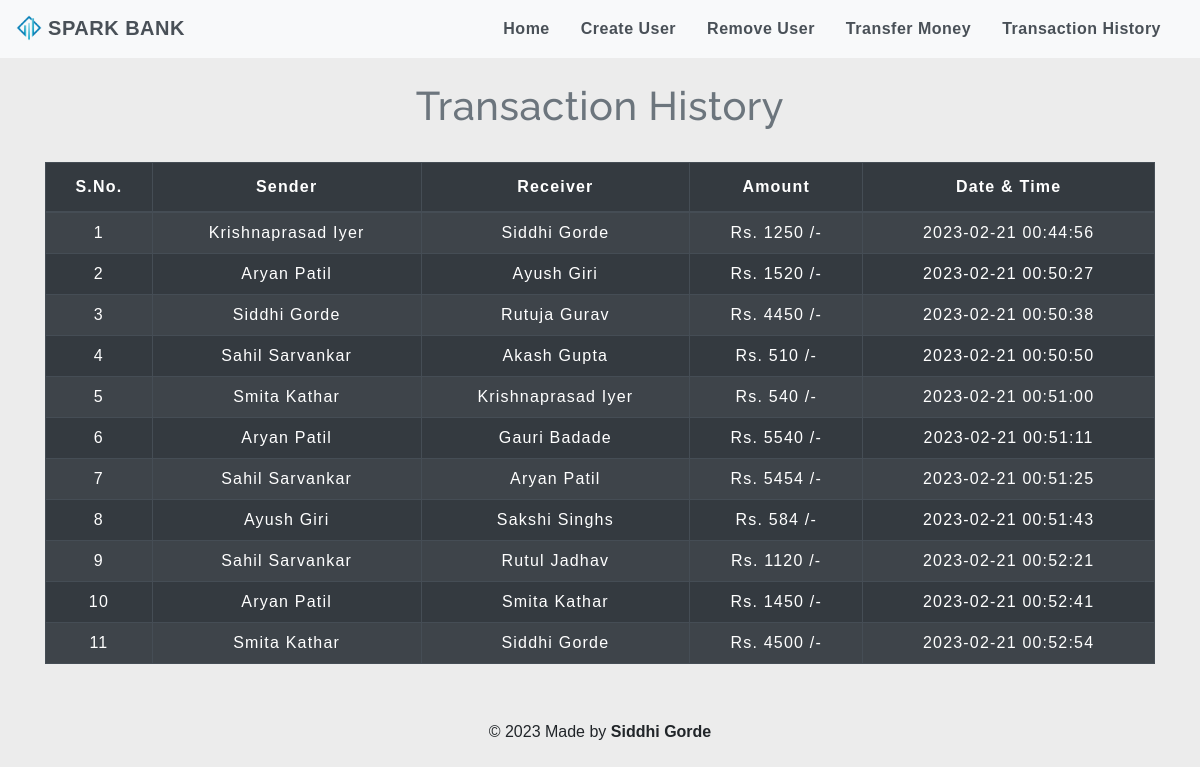
The page /transactionhistory.php on the database its author committed.
### tables this page shows
CREATE TABLE `transaction` (
  `sno` int(3) NOT NULL,
  `sender` text NOT NULL,
  `receiver` text NOT NULL,
  `balance` int(8) NOT NULL,
  `datetime` datetime NOT NULL DEFAULT current_timestamp()
);

### transactionhistory.php (the view, shortened to what this page needs)
<!DOCTYPE html>
<html lang="en">
<head>
    <link rel="stylesheet" href="https://stackpath.bootstrapcdn.com/bootstrap/4.5.2/css/bootstrap.min.css">
    <link rel="stylesheet" type="text/css" href="css/table.css">
    <link rel="stylesheet" type="text/css" href="css/navbar.css">
</head>
<body style="background-color : #ececec;">
<?php
  include 'navbar.php';
?>
	<div class="container">
        <h2 class="text-center pt-4" style="color :#6c757d;">Transaction History</h2>
       <br>
       <div class="table-responsive-sm">
    <table class="table table-hover table-striped table-condensed table-dark table-bordered">
        <thead style="color : white;">
            <tr>
                <th class="text-center">S.No.</th>
                <th class="text-center">Sender</th>
                <th class="text-center">Receiver</th>
                <th class="text-center">Amount</th>
                <th class="text-center">Date & Time</th>
            </tr>
        </thead>
        <tbody>
        <?php
            include 'config.php';
            $sql ="SELECT * FROM transaction";
            $query =mysqli_query($conn, $sql);
            while($rows = mysqli_fetch_assoc($query))
            {
        ?>
            <tr style="color : white;">
            <td class="py-2"><?php echo $rows['sno']; ?></td>
            <td class="py-2"><?php echo $rows['sender']; ?></td>
            <td class="py-2"><?php echo $rows['receiver']; ?></td>
            <td class="py-2">Rs. <?php echo $rows['balance']; ?> /-</td>
            <td class="py-2"><?php echo $rows['datetime']; ?> </td>
        <?php
            }
        ?>
        </tbody>
    </table>
    </div>
</div>
<footer class="text-center mt-5 py-2">
            <p>&copy 2023 Made by <b>Siddhi Gorde</b></p>
</footer>
</body>
</html>

### navbar.php (shortened to what this page needs)
<nav class="navbar navbar-expand-md navbar-light bg-light">
<a class="navbar-brand" href="index.php" style="color : #495057;"><img src="img/bnklg.png" alt="Logo" width="26" style="margin-bottom:4px;"> <b>SPARK BANK</b></a>
<div class="collapse navbar-collapse" id="collapsibleNavbar">
      <ul class="navbar-nav ml-auto">
        <li class="nav-item">
          <a class="nav-link" href="index.php" style="color : #495057;"><b>Home</b></a>
        </li>
        <li class="nav-item">
          <a class="nav-link" href="createuser.php" style="color : #495057;"><b>Create User</b></a>
        </li>
        <li class="nav-item">
          <a class="nav-link" href="removeuser.php" style="color : #495057;"><b>Remove User</b></a>
        </li>
        <li class="nav-item">
          <a class="nav-link" href="transfermoney.php" style="color : #495057;"><b>Transfer Money</b></a>
        </li>
        <li class="nav-item">
          <a class="nav-link" href="transactionhistory.php" style="color : #495057;"><b>Transaction History</b></a>
        </li>
    </div>
 </nav>

### css/table.css (style rules this page uses)
* { padding: 0; margin: 0; box-sizing: border-box; font-family: sans-serif; }
h2 { font-size: 40px; }
table { letter-spacing: 1.2px; }
td { text-align: center; }

### css/navbar.css (style rules this page uses)
.nav-link { margin-right: 15px; color:#2F363F; letter-spacing: 0.5px; transition: 0.5s; }
.navbar-brand { color: #4C4B4B; letter-spacing: 0.5px; }
h2 { color: #4C4B4B; letter-spacing: 0.5px; font-family: raleway; }

### rows shown on the page
transaction: sno "1", sender "Krishnaprasad Iyer", receiver "Siddhi Gorde", balance "1250", datetime "2023-02-21 00:44:56"
transaction: sno "2", sender "Aryan Patil", receiver "Ayush Giri", balance "1520", datetime "2023-02-21 00:50:27"
transaction: sno "3", sender "Siddhi Gorde", receiver "Rutuja Gurav", balance "4450", datetime "2023-02-21 00:50:38"
transaction: sno "4", sender "Sahil Sarvankar", receiver "Akash Gupta", balance "510", datetime "2023-02-21 00:50:50"
transaction: sno "5", sender "Smita Kathar", receiver "Krishnaprasad Iyer", balance "540", datetime "2023-02-21 00:51:00"
transaction: sno "6", sender "Aryan Patil", receiver "Gauri Badade", balance "5540", datetime "2023-02-21 00:51:11"
transaction: sno "7", sender "Sahil Sarvankar", receiver "Aryan Patil", balance "5454", datetime "2023-02-21 00:51:25"
transaction: sno "8", sender "Ayush Giri", receiver "Sakshi Singhs", balance "584", datetime "2023-02-21 00:51:43"
transaction: sno "9", sender "Sahil Sarvankar", receiver "Rutul Jadhav", balance "1120", datetime "2023-02-21 00:52:21"
transaction: sno "10", sender "Aryan Patil", receiver "Smita Kathar", balance "1450", datetime "2023-02-21 00:52:41"
transaction: sno "11", sender "Smita Kathar", receiver "Siddhi Gorde", balance "4500", datetime "2023-02-21 00:52:54"
